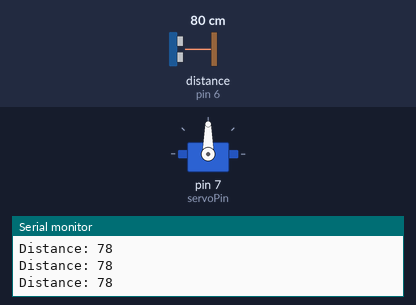
Recording of a program running on a simulated Arduino Uno, built with avr-gcc and run on an emulated ATmega328P. On the bench: servo, the last lines printed to the serial monitor. Wiring (inferred from the names in the program): ultrasonic range finder: trigger pin 5; echo pin 6. The inputs (shaded band) are chosen by the test bench; at power-on: distance to the obstacle (sensor on pin 6) 80 cm. The echo pulse lasts 58.3 µs per cm.

Above: at 1.2 s.
1.3 s: distance to the obstacle (sensor on pin 6) set to 18 cm
2.8 s: distance to the obstacle (sensor on pin 6) set to 14 cm
At 3.3 s:
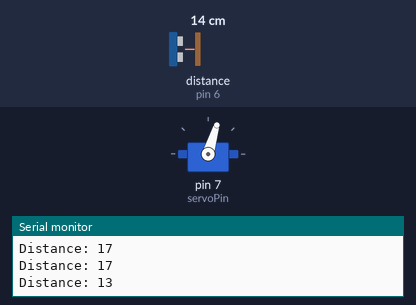
5.0 s: distance to the obstacle (sensor on pin 6) set to 2 cm
At 6.9 s:
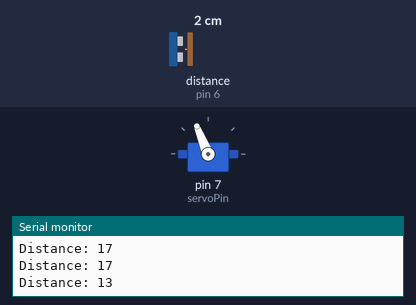
Timing chart, 0 to 8.5 s (numbered marks = the images above; inputs shaded):
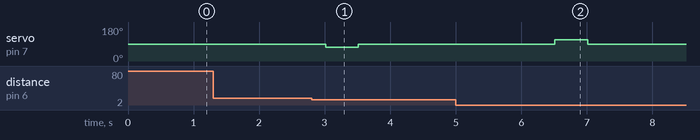

The program:

main.cpp
```cpp
#include <Servo.h>

// Servo pulse widths
#define SERVO_STOP_US     1475   // This prevents servo from jiltering when not getting signals
#define SERVO_OPEN_US     1300   // Rotate in one direction
#define SERVO_CLOSE_US    1700   // Rotate in the other direction
#define SERVO_ROTATE_DURATION 500  // ms: duration for half-lid movement

Servo servo;

// Pin assignments
const int trigPin = 5;
const int echoPin = 6;
const int servoPin = 7;

long duration, distance;
long distanceArray[3]; // For averaging

void setup() {
  Serial.begin(9600);

  pinMode(trigPin, OUTPUT);
  pinMode(echoPin, INPUT);

  servo.attach(servoPin);
  stopServo();  // Prevent idle movement
}

void measureDistance() {
  digitalWrite(trigPin, LOW);
  delayMicroseconds(5);

  digitalWrite(trigPin, HIGH);
  delayMicroseconds(15);
  digitalWrite(trigPin, LOW);

  duration = pulseIn(echoPin, HIGH, 20000); // Timeout to avoid blocking
  if (duration == 0) {
    distance = 999; // No object detected
  } else {
    distance = duration * 0.034 / 2; // Convert to cm
  }
}

void openLid() {
  servo.writeMicroseconds(SERVO_OPEN_US);  // Rotate open
  delay(SERVO_ROTATE_DURATION);
  stopServo();
}

void closeLid() {
  servo.writeMicroseconds(SERVO_CLOSE_US); // Rotate close
  delay(SERVO_ROTATE_DURATION);
  stopServo();
}

void stopServo() {
  servo.writeMicroseconds(SERVO_STOP_US);  // Fine-tuned stop signal
}

void loop() {
  long sum = 0;
  for (int i = 0; i < 3; i++) {
    measureDistance();
    distanceArray[i] = distance;
    sum += distance;
    delay(50);
  }

  distance = sum / 3;

  Serial.print("Distance: ");
  Serial.println(distance);

  // Trigger when hand is very close (<10cm)
  if (distance > 1 && distance < 15) {
    openLid();
    delay(3000);   // Wait while open
    closeLid();
  }

  delay(100);  // Small delay before next check
}
```

Measured:
- the behaviour switches between 16 and 15 cm on distance to the obstacle (sensor on pin 6) (found by bisection; images 0 and 1)
- after the input at 2.8 s, servo on pin 7 (servoPin): 90° → 73° after 0.21 s, → 90° 0.50 s later
- after the input at 5.0 s, servo on pin 7 (servoPin): goes on until 7.0 s, then stays 90°
